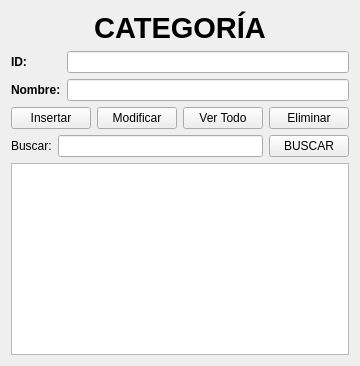
<?xml version="1.0" encoding="UTF-8"?>
<ui version="4.0">
 <class>frm_categoria</class>

 <widget class="QFrame" name="frm_categoria">
  <property name="windowTitle">
   <string>Categoría</string>
  </property>

  <layout class="QVBoxLayout" name="mainLayout">

   <!-- TITULO -->
   <item>
    <widget class="QLabel" name="label_titulo">
     <property name="font">
      <font>
       <family>Segoe UI</family>
       <pointsize>22</pointsize>
       <weight>75</weight>
       <bold>true</bold>
      </font>
     </property>
     <property name="text">
      <string>CATEGORÍA</string>
     </property>
     <property name="alignment">
      <set>Qt::AlignCenter</set>
     </property>
    </widget>
   </item>

   <!-- FORMULARIO -->
   <item>
    <layout class="QGridLayout" name="formLayout">

     <item row="0" column="0">
      <widget class="QLabel" name="label_id">
       <property name="text">
        <string>ID:</string>
       </property>
       <property name="font">
        <font>
         <family>Nirmala UI</family>
         <weight>75</weight>
         <bold>true</bold>
        </font>
       </property>
      </widget>
     </item>

     <item row="0" column="1">
      <widget class="QLineEdit" name="txt_id_categoria"/>
     </item>

     <item row="1" column="0">
      <widget class="QLabel" name="label_nombre">
       <property name="text">
        <string>Nombre:</string>
       </property>
       <property name="font">
        <font>
         <family>Nirmala UI</family>
         <weight>75</weight>
         <bold>true</bold>
        </font>
       </property>
      </widget>
     </item>

     <item row="1" column="1">
      <widget class="QLineEdit" name="txt_nombre_categoria"/>
     </item>

    </layout>
   </item>

   <!-- BOTONES CRUD -->
   <item>
    <layout class="QHBoxLayout" name="buttonLayout">

     <item>
      <widget class="QPushButton" name="btn_insertar_categoria">
       <property name="text">
        <string>Insertar</string>
       </property>
      </widget>
     </item>

     <item>
      <widget class="QPushButton" name="btn_modificar_categoria">
       <property name="text">
        <string>Modificar</string>
       </property>
      </widget>
     </item>

     <item>
      <widget class="QPushButton" name="btn_vertodo_categoria">
       <property name="text">
        <string>Ver Todo</string>
       </property>
      </widget>
     </item>

     <item>
      <widget class="QPushButton" name="btn_eliminar_categoria">
       <property name="text">
        <string>Eliminar</string>
       </property>
      </widget>
     </item>

    </layout>
   </item>

   <!-- BUSCADOR -->
   <item>
    <layout class="QHBoxLayout" name="searchLayout">

     <item>
      <widget class="QLabel" name="label_buscar">
       <property name="text">
        <string>Buscar:</string>
       </property>
      </widget>
     </item>

     <item>
      <widget class="QLineEdit" name="txt_buscar_categoria"/>
     </item>

     <item>
      <widget class="QPushButton" name="btn_buscar_categoria">
       <property name="text">
        <string>BUSCAR</string>
       </property>
      </widget>
     </item>

    </layout>
   </item>

   <!-- TABLA -->
   <item>
    <widget class="QTableView" name="tbl_categoria"/>
   </item>

  </layout>
 </widget>

 <resources/>
 <connections/>
</ui>
